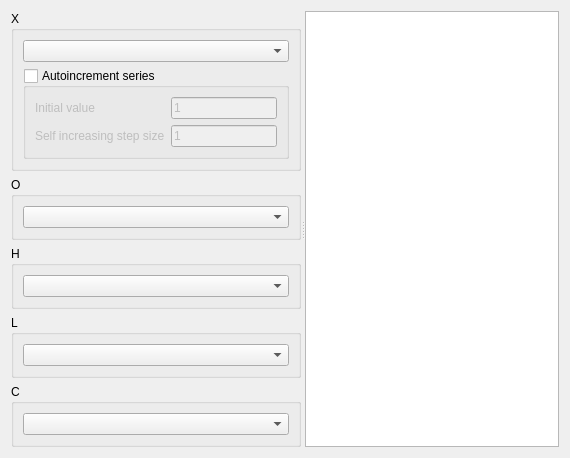
<?xml version="1.0" encoding="UTF-8"?>
<ui version="4.0">
 <class>DAChartAddOHLCSeriesWidget</class>
 <widget class="QWidget" name="DAChartAddOHLCSeriesWidget">
  <property name="geometry">
   <rect>
    <x>0</x>
    <y>0</y>
    <width>570</width>
    <height>438</height>
   </rect>
  </property>
  <property name="windowTitle">
   <string>Add XY Series</string>
  </property>
  <layout class="QVBoxLayout" name="verticalLayout_7">
   <item>
    <widget class="QSplitter" name="splitter">
     <property name="orientation">
      <enum>Qt::Horizontal</enum>
     </property>
     <widget class="QWidget" name="layoutWidget">
      <layout class="QVBoxLayout" name="verticalLayout_3">
       <item>
        <layout class="QHBoxLayout" name="horizontalLayout"/>
       </item>
       <item>
        <widget class="DA::DACollapsibleGroupBox" name="groupBoxX">
         <property name="title">
          <string>X</string>
         </property>
         <property name="flat">
          <bool>true</bool>
         </property>
         <layout class="QVBoxLayout" name="verticalLayout">
          <item>
           <widget class="DA::DADataManagerComboBox" name="comboBoxT"/>
          </item>
          <item>
           <widget class="QGroupBox" name="groupBoxTAutoincrement">
            <property name="title">
             <string>Autoincrement series</string>
            </property>
            <property name="flat">
             <bool>false</bool>
            </property>
            <property name="checkable">
             <bool>true</bool>
            </property>
            <property name="checked">
             <bool>false</bool>
            </property>
            <layout class="QGridLayout" name="gridLayout">
             <item row="0" column="0">
              <widget class="QLabel" name="labelTInitValue">
               <property name="text">
                <string>Initial value</string>
               </property>
              </widget>
             </item>
             <item row="0" column="1">
              <widget class="QLineEdit" name="lineEditTInitValue">
               <property name="text">
                <string>1</string>
               </property>
              </widget>
             </item>
             <item row="1" column="0">
              <widget class="QLabel" name="labelTStep">
               <property name="text">
                <string>Self increasing step size</string>
               </property>
              </widget>
             </item>
             <item row="1" column="1">
              <widget class="QLineEdit" name="lineEditTStepValue">
               <property name="text">
                <string>1</string>
               </property>
              </widget>
             </item>
            </layout>
           </widget>
          </item>
         </layout>
        </widget>
       </item>
       <item>
        <widget class="DA::DACollapsibleGroupBox" name="groupBoxO">
         <property name="title">
          <string>O</string>
         </property>
         <property name="flat">
          <bool>true</bool>
         </property>
         <layout class="QVBoxLayout" name="verticalLayout_2">
          <item>
           <widget class="DA::DADataManagerComboBox" name="comboBoxO"/>
          </item>
         </layout>
        </widget>
       </item>
       <item>
        <widget class="DA::DACollapsibleGroupBox" name="groupBoxH">
         <property name="title">
          <string>H</string>
         </property>
         <property name="flat">
          <bool>true</bool>
         </property>
         <layout class="QVBoxLayout" name="verticalLayout_5">
          <item>
           <widget class="DA::DADataManagerComboBox" name="comboBoxH"/>
          </item>
         </layout>
        </widget>
       </item>
       <item>
        <widget class="DA::DACollapsibleGroupBox" name="groupBoxL">
         <property name="title">
          <string>L</string>
         </property>
         <property name="flat">
          <bool>true</bool>
         </property>
         <layout class="QVBoxLayout" name="verticalLayout_4">
          <item>
           <widget class="DA::DADataManagerComboBox" name="comboBoxL"/>
          </item>
         </layout>
        </widget>
       </item>
       <item>
        <widget class="DA::DACollapsibleGroupBox" name="groupBoxC">
         <property name="title">
          <string>C</string>
         </property>
         <property name="flat">
          <bool>true</bool>
         </property>
         <layout class="QVBoxLayout" name="verticalLayout_6">
          <item>
           <widget class="DA::DADataManagerComboBox" name="comboBoxC"/>
          </item>
         </layout>
        </widget>
       </item>
       <item>
        <spacer name="verticalSpacer">
         <property name="orientation">
          <enum>Qt::Vertical</enum>
         </property>
         <property name="sizeHint" stdset="0">
          <size>
           <width>20</width>
           <height>40</height>
          </size>
         </property>
        </spacer>
       </item>
      </layout>
     </widget>
     <widget class="QTableView" name="tableViewOHLC"/>
    </widget>
   </item>
  </layout>
 </widget>
 <customwidgets>
  <customwidget>
   <class>DA::DADataManagerComboBox</class>
   <extends>QComboBox</extends>
   <header>DADataManagerComboBox.h</header>
  </customwidget>
  <customwidget>
   <class>DA::DACollapsibleGroupBox</class>
   <extends>QGroupBox</extends>
   <header location="global">DACollapsibleGroupBox.h</header>
   <container>1</container>
  </customwidget>
 </customwidgets>
 <resources/>
 <connections/>
</ui>
